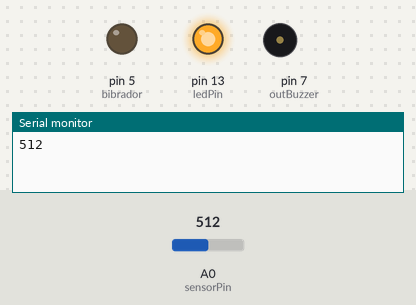
This sketch was run on a simulated Arduino Uno, built with avr-gcc and run on an emulated ATmega328P. Parts: output pins drawn as LEDs (lit = HIGH), buzzer (waves = sounding, pin HIGH), the last lines printed to the serial monitor. The inputs (shaded band) are chosen by the test bench; at power-on: A0 (sensorPin) = 512.

Above: at 0.1 s.
At 0.4 s:
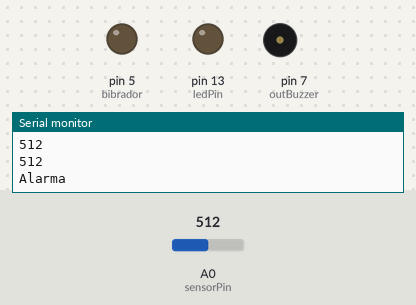
At 1.2 s:
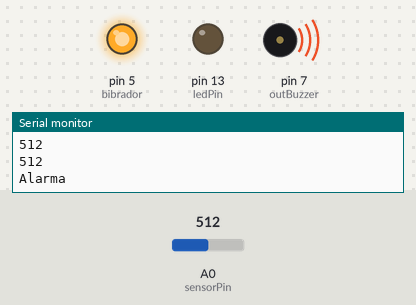
Timing chart, 0 to 3.0 s (numbered marks = the images above):
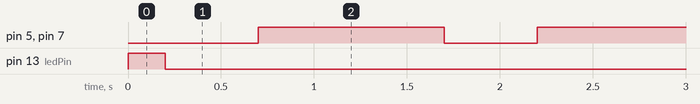

Measured:
- by itself, pin 5 (bibrador), pin 7 (outBuzzer): alternates HIGH for 1.0 s and LOW for 0.50 s
- by itself, pin 13 (ledPin): LOW → HIGH at 0.00 s, → LOW 0.20 s later

The sketch:

TestEyeBlink.ino
```cpp
/*
  blink detector
  darcy@inventorArtist.com
  http://inventorartist.com/blink-detector/

  uses LED to detect blinking
  just looks for rising edges


*/
int outBuzzer = 7;
int bibrador = 5;
int sensorPin  = A0;        // IR Sensor
int ledPin = 13;           // Visualization
int lastLevel = 0;         // Previous IR level
int lastChange = 0;        // Change in IR level
int changeThreshold = 5;  // How hard a rising edge do we need?
int i=0;

//visualization
int duration = 200;        // Length of visualization
float lastStart = 0;       // Last start of visualization
int blink1=0;
int blink2=0;
int blink3=0;
int blink4=0;


void setup() {
  Serial.begin(9600);      // Debug constructor
  pinMode(13, OUTPUT);     // Visualizatio constructor
    pinMode(outBuzzer, OUTPUT);
  pinMode(bibrador, OUTPUT);
}

void loop() {
  int sensorValue = analogRead(sensorPin);
  // look for rising edges
  lastChange = sensorValue - lastLevel;
  lastLevel = sensorValue;
  if (lastChange >=changeThreshold) {
    Serial.println(sensorValue);  // Read Data
    digitalWrite(ledPin, HIGH);
    lastStart = millis();
  }
  if (millis() >= lastStart + duration) {
    Serial.println(sensorValue);  // Read Data
     digitalWrite(ledPin, LOW);
     if (blink1==blink2 && blink2==blink3&&blink3==blink4)encenderAlarma();
  }
  //absolute approach
//  if (sensorValue >=205) {
  //  digitalWrite(13, HIGH);
 // }else{
  //  digitalWrite(13, LOW);
 // }
//delay(100);
}
void encenderAlarma()
{
  Serial.write("Alarma");

  for (i=0;i<7;i++)// senal buzzer
  {
    digitalWrite(bibrador, LOW);
     digitalWrite(outBuzzer,LOW);
    delay(500);
    digitalWrite(bibrador, HIGH);
      digitalWrite(outBuzzer,HIGH);
    delay(1000);
  }
}
  void apagaAlarma()
{
  digitalWrite(outBuzzer, LOW);
  digitalWrite(bibrador, LOW);
}
```
